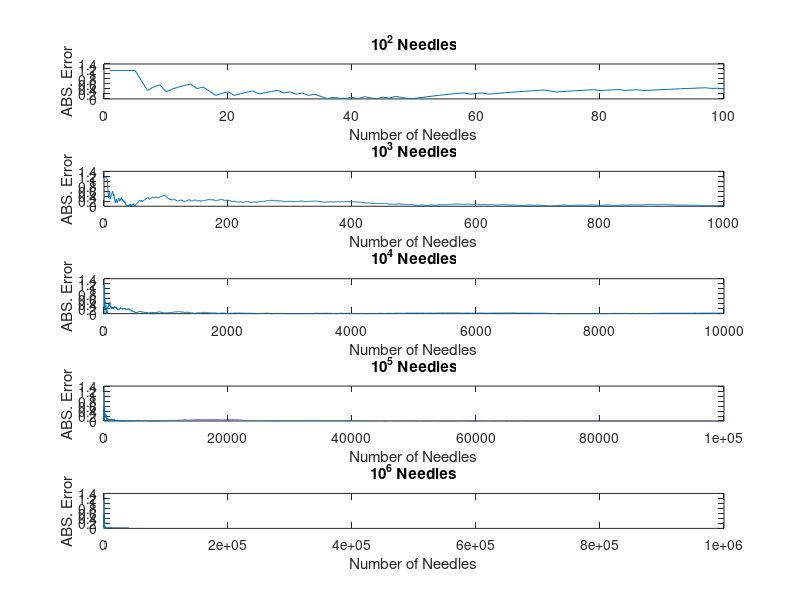

This chart was generated by the following MATLAB code:
needle_size = 5;
line_distance = 5;
n_needle = 10^6;


needle_matrix = rand(n_needle, 2); % center height, angle

needle_matrix(:,1) = needle_matrix(:,1)*(line_distance/2);
needle_matrix(:,2) = needle_matrix(:,2)*pi;

crossing_mask  = needle_matrix(:,1) <= (needle_size/2)*sin(needle_matrix(:,2));

n_crossing = sum(crossing_mask);

est_pi = (2 * needle_size * n_needle) / (line_distance * n_crossing);

disp(abs(est_pi - pi))


%% Plot

cum_cross = cumsum(crossing_mask);

cum_est_pi = (2 * needle_size * cumsum(ones(n_needle,1))) ./ (line_distance * cum_cross);

cum_est_pi = abs(cum_est_pi - pi);

figure('Name', 'Matrix')
subplot(5,1,1)
plot(cum_est_pi(1:100))
xlabel("Number of Needles")
ylabel("ABS. Error")
title("10^2 Needles")
subplot(5,1,2)
plot(cum_est_pi(1:10^3))
xlabel("Number of Needles")
ylabel("ABS. Error")
title("10^3 Needles")
subplot(5,1,3)
plot(cum_est_pi(1:10^4))
xlabel("Number of Needles")
ylabel("ABS. Error")
title("10^4 Needles")
subplot(5,1,4)
plot(cum_est_pi(1:10^5))
xlabel("Number of Needles")
ylabel("ABS. Error")
title("10^5 Needles")
subplot(5,1,5)
plot(cum_est_pi(1:10^6))
xlabel("Number of Needles")
ylabel("ABS. Error")
title("10^6 Needles")







